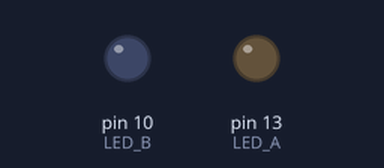
Bench run of a sketch on a simulated Arduino Uno, built with avr-gcc and run on an emulated ATmega328P. Parts: output pins drawn as LEDs (lit = HIGH).

Above: at 0.8 s.
At 3.95 s:
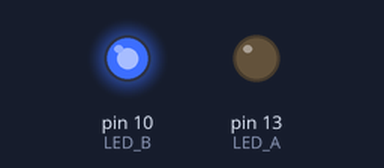
At 5.45 s:
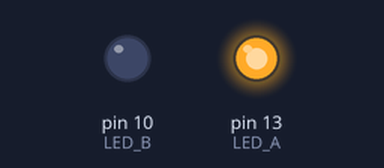
Timing chart, 0 to 6.0 s (numbered marks = the images above):
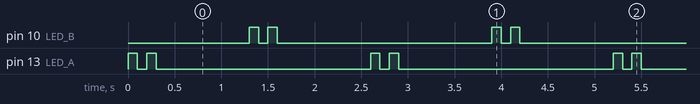

The sketch:

Blink.ino
```cpp
#define LED_A 13
#define LED_B 10

void setup()
{
  pinMode(LED_A, OUTPUT);
  pinMode(LED_B, OUTPUT);
}

void loop()
{
  digitalWrite(LED_A, HIGH);
  delay(100);
  digitalWrite(LED_A, LOW);
  delay(100);
  digitalWrite(LED_A, HIGH);
  delay(100);
  digitalWrite(LED_A, LOW);
  delay(1000);
  digitalWrite(LED_B, HIGH);
  delay(100);
  digitalWrite(LED_B, LOW);
  delay(100);
  digitalWrite(LED_B, HIGH);
  delay(100);
  digitalWrite(LED_B, LOW);
  delay(1000);
}
```

Measured:
- by itself, pin 10 (LED_B), pin 13 (LED_A): repeats every 2.6 s: LOW 0.10 s, HIGH 0.10 s, LOW 2.3 s, HIGH 0.10 s
- by itself, everything shown: repeats every 2.6 s, in 8 steps
